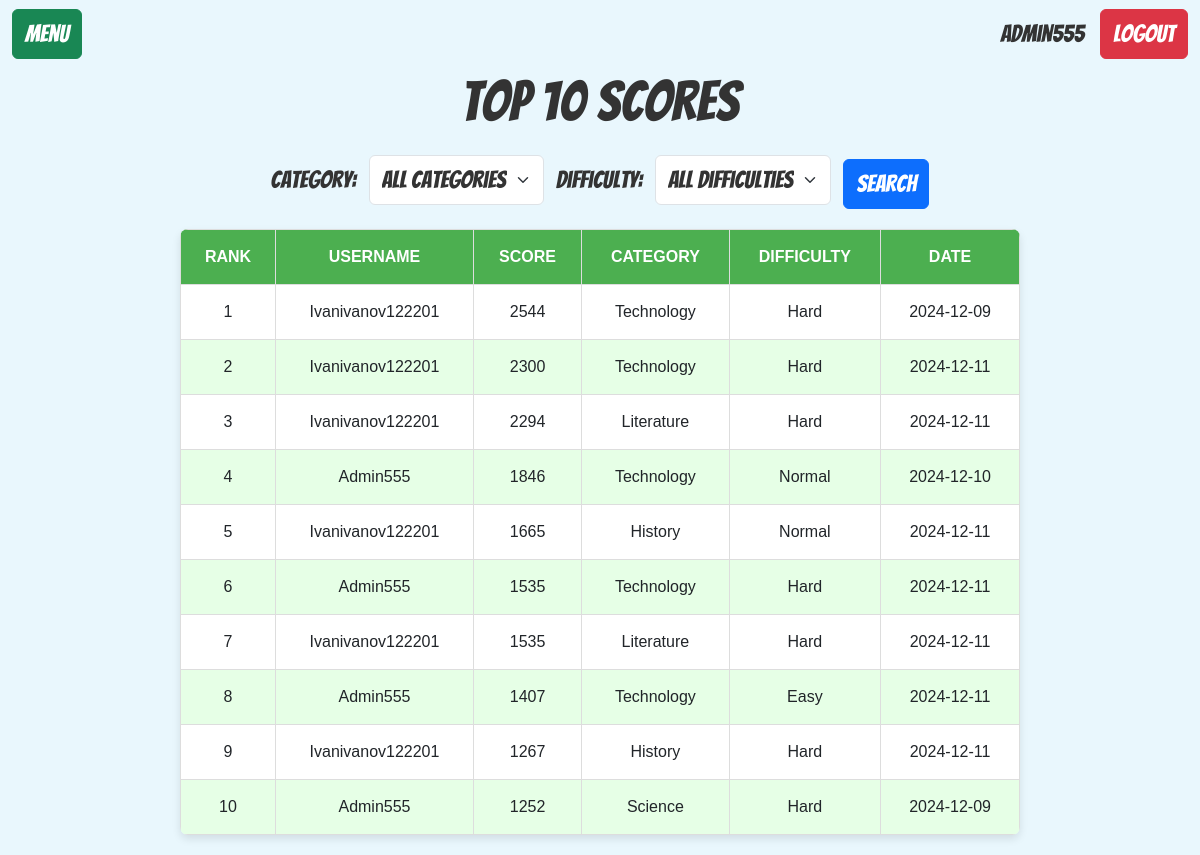
The page /scoreboard (signed in) on the database its author committed.
### models.py (models this page shows)
class User(db.Model, UserMixin):
    id = db.Column(db.Integer, primary_key=True)
    username = db.Column(db.String(20), nullable=False, unique=True)
    email = db.Column(db.String(80), nullable=False)
    password = db.Column(db.String(80), nullable=False)

class Score(db.Model):
    id = db.Column(db.Integer,primary_key=True)
    user_id = db.Column(db.Integer,db.ForeignKey("user.id"), nullable=False)
    username = db.Column(db.String(20), nullable=False)
    score = db.Column(db.Integer,nullable=False)
    category = db.Column(db.String(20),nullable=False)
    difficulty = db.Column(db.String(20), nullable=False)
    date = db.Column(db.DateTime,nullable=False)
    user = db.relationship("User",backref=db.backref('scores',lazy=True))

### app.py (the view)
@app.route('/scoreboard',methods=["GET","POST"])
def scoreboard():
    form = ScoreFilterForm()
    query = Score.query
    if form.validate_on_submit():
        if form.category.data:
            query = query.filter_by(category=form.category.data)
        if form.difficulty.data:
            query = query.filter_by(difficulty=form.difficulty.data)
    top_scores = (query.order_by(Score.score.desc())
                  .limit(10)
                  .all())
    return render_template('scoreboard.html',scores=top_scores,enumerate=enumerate,form=form)

### forms.py
class ScoreFilterForm(FlaskForm):
    category = SelectField(
        'Category:',
        choices=[
            ('','All Categories'),
            ('Science','Science'),
            ('History','History'),
            ('Technology','Technology'),
            ('Literature','Literature')
        ],
        default=''
    )
    difficulty = SelectField(
        'Difficulty:',
        choices=[
            ('','All Difficulties'),
            ('Easy','Easy'),
            ('Normal','Normal'),
            ('Hard','Hard')
        ],
        default=''
    )
    submit = SubmitField("Search")

### app.py (called while the page is built)
@login_manager.user_loader
def load_user(user_id):
    return User.query.get(int(user_id))

### templates/scoreboard.html (shortened to what this page needs)
{% extends 'base.html' %}
{% block content %}
<nav class="navbar navbar-light">
    <div class="container-fluid d-flex justify-content-between align-items-center">
        <a href="{{ url_for('menu') }}" class="btn btn-success bangers-button logout-button">
                Menu
            </a>
        <div class="d-flex align-items-center">
            <span class="navbar-text me-3 bangers">
                {{ current_user.username }}
            </span>
            <a href="{{ url_for('logout') }}" class="btn btn-danger bangers-button logout-button">
                Logout
            </a>
        </div>
    </div>
</nav>
<div class="scoreboard">
 <h1 style="text-align: center;" class="quiz-title" >Top 10 Scores</h1>
     <form method="POST" action="{{ url_for('scoreboard') }}" class="form-inline text-center mb-3">
        {{ form.category.label(class="bangers") }} {{ form.category(class="form-select d-inline-block w-auto mx-2 bangers") }}
        {{ form.difficulty.label(class="bangers") }} {{ form.difficulty(class="form-select d-inline-block w-auto mx-2 bangers") }}
        {{ form.submit(class="btn btn-primary bangers-button logout-button") }}
    </form>
     <table>
         <thead>
             <tr>
                 <th>Rank</th>
                 <th>Username</th>
                 <th>Score</th>
                 <th>Category</th>
                 <th>Difficulty</th>
                 <th>Date</th>
             </tr>
         </thead>
         <tbody>
             {% for rank, score in enumerate(scores, start=1) %}
             <tr>
                 <td>{{ rank }}</td>
                 <td>{{ score.username }}</td>
                 <td>{{ score.score }}</td>
                 <td>{{ score.category }}</td>
                 <td>{{ score.difficulty }}</td>
                 <td>{{ score.date.strftime('%Y-%m-%d') }}</td>
             </tr>
            {% endfor %}
         </tbody>
     </table>
</div>
{% endblock %}

### static/style.css (style rules this page uses)
html,body { margin: 0; height: 100%; background-color: #e9f7fd; font-family: Arial, sans-serif; display: flex; flex-direction: column; }
h1, .quiz-title { font-family: 'Bangers', cursive; font-size: 5.5rem; color: #333; width: 100%; text-align: center; margin-bottom: 20px }
h3, .quiz-title { font-family: 'Bangers', cursive; font-size: 3.5rem; color: #333; width: 100%; text-align: center; margin-bottom: 20px }
.bangers { font-family: 'Bangers', cursive; font-size: 1.5rem; color: #333; }
.bangers-button { font-family: 'Bangers', cursive; font-size: 1.5rem; color: white; }
.scoreboard { 10px; }
table { width: 70%; margin: 20px auto; border-collapse: collapse; text-align: center; font-family: 'Arial', sans-serif; box-shadow: 0 4px 8px rgba(0, 0, 0, 0.1); border-radius: 8px; overflow: hidden; }
th, td { padding: 15px; border: 1px solid #ddd; font-size: 16px; }
th { background-color: #4CAF50; color: white; font-weight: bold; text-transform: uppercase; }
tr:nth-child(even) { background-color: #e6ffe6; }
tr:nth-child(odd) { background-color: #ffffff; }

### rows shown on the page
User: username "Admin555"
Score: rank "1", username "Ivanivanov122201", score "2544", category "Technology", difficulty "Hard", date "2024-12-09"
Score: rank "2", username "Ivanivanov122201", score "2300", category "Technology", difficulty "Hard", date "2024-12-11"
Score: rank "3", username "Ivanivanov122201", score "2294", category "Literature", difficulty "Hard", date "2024-12-11"
Score: rank "4", username "Admin555", score "1846", category "Technology", difficulty "Normal", date "2024-12-10"
Score: rank "5", username "Ivanivanov122201", score "1665", category "History", difficulty "Normal", date "2024-12-11"
Score: rank "6", username "Admin555", score "1535", category "Technology", difficulty "Hard", date "2024-12-11"
Score: rank "7", username "Ivanivanov122201", score "1535", category "Literature", difficulty "Hard", date "2024-12-11"
Score: user "8", username "Admin555", score "1407", category "Technology", difficulty "Easy", date "2024-12-11"
Score: user "9", username "Ivanivanov122201", score "1267", category "History", difficulty "Hard", date "2024-12-11"
Score: rank "10", username "Admin555", score "1252", category "Science", difficulty "Hard", date "2024-12-09"
